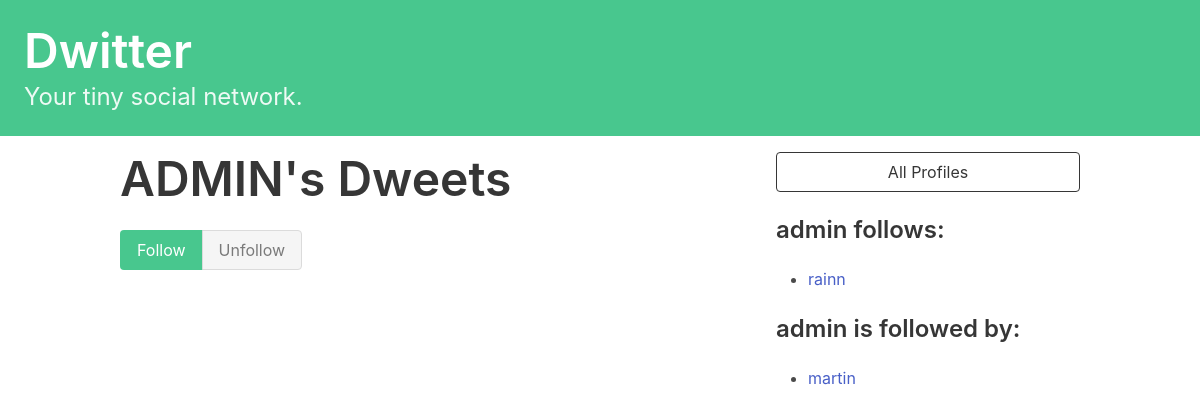
Page /profile/1 (signed in) on the earlier database version.
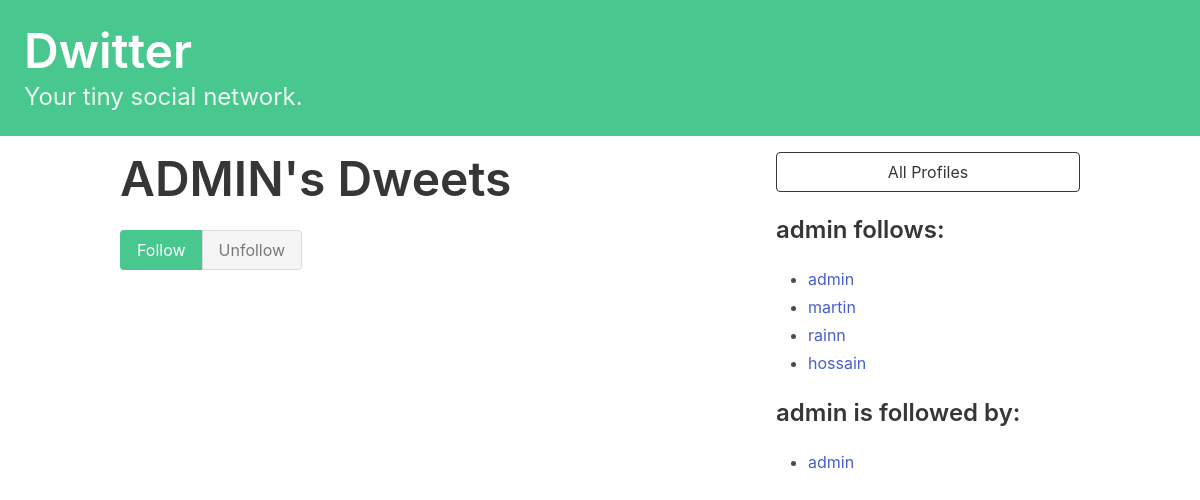
Same page on the later database version.
### dwitter/models.py (models this page shows, shortened)
class Profile(models.Model):
    user = models.OneToOneField(User, on_delete=models.CASCADE)
    follows = models.ManyToManyField(
        "self",
        related_name="followed_by",
        symmetrical=False,
        blank=True
    )
    def __str__(self):
        return self.user.username

### dwitter/views.py (the view, shortened to what this page needs)
# urls.py: path("profile/<int:pk>", profile, name="profile"),
def profile(request, pk):
    if not hasattr(request.user, 'profile'):
        missing_profile = Profile(user=request.user)
        missing_profile.save()
    profile  = Profile.objects.get(pk=pk)
    return render(request, "dwitter/profile.html", {"profile":profile})

### dwitter/templates/dwitter/profile.html (shortened to what this page needs)
{% extends 'base.html' %}
{% block content %}
<div class="column">
    <div class="block">
    <h1 class="title is-1">
        {{profile.user.username|upper}}'s Dweets
    </h1>
    </div>
    <form method="post">
        <div class="buttons has-addons">
        {% if profile in user.profile.follows.all %}
            <button class="button is-success is-static">Follow</button>
            <button class="button is-danger" name="follow" value="unfollow">
                Unfollow
            </button>
        {% else %}
            <button class="button is-success" name="follow" value="follow">
                Follow
            </button>
            <button class="button is-danger is-static">Unfollow</button>
        {% endif %}
        </div>
    </form>
</div>
<div class="column is-one-third">
    <div class="block">
        <a href="{% url 'dwitter:profile_list' %}">
            <button class="button is-dark is-outlined is-fullwidth">
                All Profiles
            </button>
        </a>
    </div>
    <div class="block">
        <h3 class="title is-4">
            {{profile.user.username}} follows:
        </h3>
        <div class="content">
            <ul>
            {% for following in profile.follows.all %}
                <li>
                    <a href="{% url 'dwitter:profile' following.id %}">
                        {{ following }}
                    </a>
                </li>
            {% endfor %}
            </ul>
        </div>
    </div>
    <div class="block">
        <h3 class="title is-4">
            {{profile.user.username}} is followed by:
        </h3>
        <div class="content">
            <ul>
            {% for follower in profile.followed_by.all %}
                <li>
                    <a href="{% url 'dwitter:profile' follower.id %}">
                        {{ follower }}
                    </a>
                </li>
            {% endfor %}
            </ul>
        </div>
    </div>
</div>
{% endblock content %}

### dwitter/templates/base.html (shortened to what this page needs)
<!DOCTYPE html>
<html lang="en">
<head>
    <link rel="stylesheet"
          href="https://cdn.jsdelivr.net/npm/bulma@0.9.3/css/bulma.min.css">
</head>
<body>
    <section class="hero is-small is-success mb-4">
        <div class="hero-body">
            <h1 class="title is-1">Dwitter</h1>
            <p class="subtitle is-4">Your tiny social network. </p>
        </div>
    </section>
    <div class="container">
        <div class="columns">
            {% block content %}
            {% endblock content %}
        </div>
    </div>
</body>
</html>

Differences in the rows shown:
now on one of the page's lists (row unchanged): Profile: user.username "admin"
shown differently, row unchanged: Profile "martin": moves from the list under "admin is followed by:" to the list under "admin follows:"
added Profile: user.username "hossain", shown under "admin follows:"
